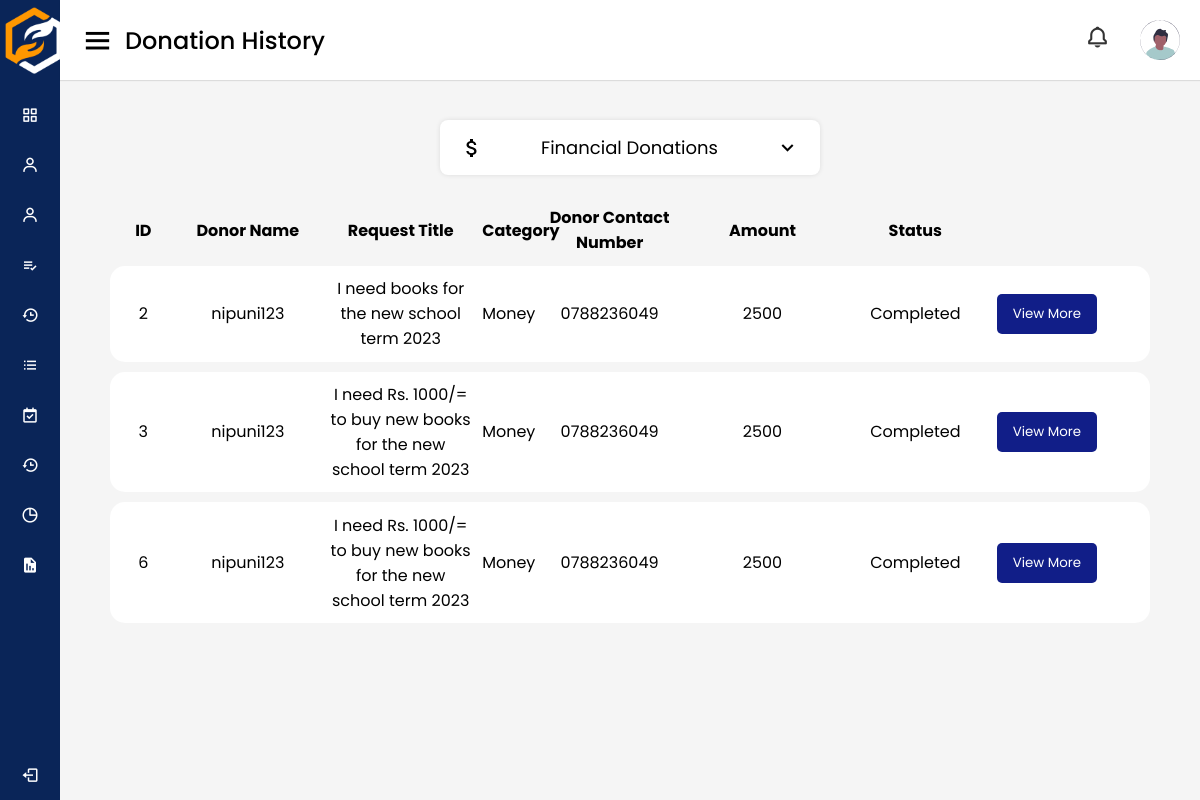
/admin/financialDonationHistory (signed in), run on the app's committed database.
### tables this page shows
CREATE TABLE `donation_history` (
  `id` int(11) NOT NULL,
  `time_stamp` date NOT NULL DEFAULT current_timestamp(),
  `date_of_completion` date NOT NULL,
  `status` int(1) NOT NULL,
  `category` int(11) NOT NULL,
  `quantity` int(11) NOT NULL,
  `amount` int(11) NOT NULL,
  `type` int(11) NOT NULL,
  `don_id` int(11) NOT NULL,
  `req_id` int(11) NOT NULL
);

CREATE TABLE `donation_req` (
  `id` int(11) NOT NULL,
  `request_title` varchar(255) NOT NULL,
  `name` varchar(255) NOT NULL,
  `NIC` varchar(255) NOT NULL,
  `description` varchar(255) NOT NULL,
  `contact` int(10) NOT NULL,
  `zipcode` varchar(255) NOT NULL,
  `cat_id` int(11) NOT NULL,
  `status` int(11) NOT NULL,
  `published_date` date NOT NULL,
  `due_date` date NOT NULL,
  `req_type` int(11) NOT NULL,
  `user_id` int(11) NOT NULL,
  `proof_document` varchar(255) NOT NULL,
  `thumbnail` varchar(255) NOT NULL,
  `rejection_note` varchar(255) NOT NULL,
  `rejected_date` date NOT NULL,
  `completed_date` date NOT NULL
);

CREATE TABLE `categories` (
  `id` int(11) NOT NULL,
  `category_name` varchar(255) NOT NULL
);

CREATE TABLE `reg_user` (
  `id` int(11) NOT NULL,
  `email` varchar(255) NOT NULL,
  `password` varchar(255) NOT NULL,
  `user_type` int(11) NOT NULL,
  `prof_img` varchar(255) NOT NULL,
  `tp_number` varchar(10) NOT NULL,
  `otp_code` int(11) NOT NULL,
  `otp_verify` int(11) NOT NULL,
  `verification_status` int(11) NOT NULL,
  `rejection_note` varchar(255) NOT NULL,
  `password_reset_hash` varchar(255) NOT NULL,
  `password_reset_expiry` int(11) NOT NULL,
  `backup` varchar(255) NOT NULL
);

### app/controllers/Admin.php (called while the page is built, shortened)
<?php
class Admin extends Controller
{
    private $adminModel;
    public function __construct()
    {
        $this->adminModel = $this->model('AdminModel');
    }
    public function financialDonationHistory()
    {
        $financialDonationHistory = $this->adminModel->financialDonationHistory();
        $data = [
            'title' => 'Donation History',
            'financialDonationHistory' => $financialDonationHistory
        ];
        $this->view('users/admin/donationHistory', $data);
    }
}

### app/libraries/Core.php (called while the page is built, shortened)
<?php
  class Core {
    protected $currentMethod = 'index';
    public function __construct(){
      $url = $this->getUrl();
      if(file_exists('../app/controllers/' . ucwords($url[0] ?? ''). '.php')){
        unset($url[0]);
      }
      $this->currentController = new $this->currentController;
      if(isset($url[1])){
        if(method_exists($this->currentController, $url[1])){
          $this->currentMethod = $url[1];
          unset($url[1]);
        }
      }
      $this->params = $url ? array_values($url) : [];
      call_user_func_array([$this->currentController, $this->currentMethod], $this->params);
    }
      public function getUrl(){
      if(isset($_GET['url'])){
        $url = rtrim($_GET['url'], '/');
        $url = filter_var($url, FILTER_SANITIZE_URL);
        $url = explode('/', $url);
        return $url;
      }
    }
  }

### public/index.php (called while the page is built, shortened)
<?php
    $init = new Core;

### app/libraries/Database.php (called while the page is built, shortened)
<?php
class Database
{
    private $host = DB_HOST;
    private $user = DB_USER;
    private $pass = DB_PASS;
    private $dbname = DB_NAME;
    private $dbh;
    private $stmt;
    public function __construct()
    {
        $dsn = 'mysql:host=' . $this->host . ';dbname=' . $this->dbname;
        $options = array(
            PDO::ATTR_PERSISTENT => true,
            PDO::ATTR_ERRMODE => PDO::ERRMODE_EXCEPTION
        );
        try {
            $this->dbh = new PDO($dsn, $this->user, $this->pass, $options);
        } catch (PDOException $e) {
            $this->error = $e->getMessage();
            echo $this->error;
        }
    }
    public function query($sql)
    {
        $this->stmt = $this->dbh->prepare($sql);
    }
    public function resultSet()
    {
        $this->execute();
        return $this->stmt->fetchAll(PDO::FETCH_OBJ);
    }
    public function execute()
    {
        return $this->stmt->execute();
    }
}

### app/models/AdminModel.php (called while the page is built, shortened)
<?php
class AdminModel
{
    private $db;
    public function __construct()
    {
        $this->db = new Database;
    }
    public function financialDonationHistory()
    {
        $this->db->query('SELECT dh.id, dr.request_title, r.tp_number, dh.date_of_completion, c.category_name AS category, dh.quantity, dh.amount, IF(r.user_type = 2, id.f_name, cd.comp_name) AS donor_name, dr.id as req_id, CASE WHEN dr.req_type = 0 THEN "Financial" WHEN dr.req_type = 1 THEN "Non-financial" END AS req_type, CASE WHEN dh.status = 0 THEN "Pending" WHEN dh.status = 1 THEN "Completed" WHEN dh.status = 2 THEN "Delivered" END AS status FROM donation_history AS dh JOIN reg_user AS r ON dh.don_id = r.id JOIN categories AS c ON dh.category = c.id JOIN donation_req AS dr ON dh.req_id = dr.id LEFT JOIN ind_don AS id ON r.id = id.user_id AND r.user_type = 2 LEFT JOIN corp_don AS cd ON r.id = cd.user_id AND r.user_type = 3 WHERE dh.type = 0');
        $results = $this->db->resultSet();
        return $results;
    }
}

### app/views/users/admin/donationHistory.php (the view, shortened to what this page needs)
<!DOCTYPE html>
<html lang="en" dir="ltr">
<head>
    <link rel="stylesheet" href="<?php echo URLROOT; ?>/css/style_dashboard.css"/>
    <link rel="stylesheet" href="<?php echo URLROOT; ?>/css/donation_history.css"/>
    <link href="https://unpkg.com/boxicons@2.0.7/css/boxicons.min.css" rel="stylesheet"/>
</head>
<body>
<?php require APPROOT . '/views/inc/side_navbar.php'; ?>
<section class="home-section">
    <nav>
        <div class="sidebar-button">
            <i class="bx bx-menu sidebarBtn"></i>
            <span class="dashboard">Donation History</span>
        </div>
        <div class="profile-details">
            <div class="notification">
                <i class="bx bx-bell bx-tada notification"></i>
            </div>
            <img src="<?php echo URLROOT; ?>/img/profile_pic.svg" alt=""/>
        </div>
    </nav>
    <main>
        <div class="select-menu">
            <div class="select-btn">
                    <span class="material-icons">
                        </span>
                <span class="option-text">Financial Donations</a></span>
                <i class="bx bx-chevron-down"></i>
            </div>
        </div>
        <div class="cards_heading head">
            <div>ID</div>
            <div>Donor Name</div>
            <div>Request Title</div>
            <div>Category</div>
            <div>Donor Contact Number</div>
            <div>Amount</div>
            <div>Status</div>
        </div>
        <?php foreach ($data['financialDonationHistory'] as $donation) : ?>
            <div class="cards_heading cards_color">
                <div><?php echo $donation->id; ?></div>
                <div><?php echo $donation->donor_name; ?></div>
                <div><?php echo $donation->request_title; ?></div>
                <div><?php echo $donation->category; ?></div>
                <div><?php echo $donation->tp_number; ?></div>
                <div><?php echo $donation->amount; ?></div>
                <div><?php echo $donation->status; ?></div>
                <div>
                    <div style="text-align: center;">
                        <a href="<?php echo URLROOT; ?>/adminPages/financialDonations/<?php echo $donation->id; ?>">
                            <button class="btnview">View More</button>
                        </a>
                    </div>
                </div>
            </div>
        <?php endforeach; ?>
    </main>
</section>
</body>
</html>

### public/css/style_dashboard.css (style rules this page uses)
* { margin: 0; padding: 0; box-sizing: border-box; font-family: 'Poppins', sans-serif; }
.home-section { position: relative; background: #f5f5f5; min-height: 100vh; width: calc(100% - 240px); left: 240px; transition: all 0.5s ease; }
.home-section nav { display: flex; justify-content: space-between; height: 80px; background: #fff; display: flex; align-items: center; position: fixed; width: calc(100% - 240px); left: 240px; z-index: 100; padding: 0 20px; box-shadow: 0 1px 1px rgba(0, 0, 0, 0.1); transition: all 0.5s ease; }
.home-section nav .sidebar-button { display: flex; align-items: center; font-size: 24px; font-weight: 500; }
nav .sidebar-button i { font-size: 35px; margin-right: 10px; }
.home-section nav .profile-details { display: flex; align-items: center; padding: 0 auto; }
.profile-details i { padding: 0px 30px; }
nav .profile-details img { height: 40px; width: 40px; border-radius: 6px; object-fit: cover; }
nav .profile-details i { font-size: 25px; color: #333; }
.bx-bell { padding: 10px 10px; }
a { text-decoration: none; }
@media (max-width: 1240px) { .home-section { width: calc(100% - 60px); left: 60px; } }
@media (max-width: 1240px) { .home-section nav { width: calc(100% - 60px); left: 60px; } }

### public/css/donation_history.css (style rules this page uses)
:root { --color-white: #fff; --color-info-dark: #7d8da1; --color-info-light: #dce1eb; --color-dark: #363949; --color-light: rgba(132, 139, 200, 0.18); --color-primary-varient: #111e88; --color-background: #f6f6f9; --card-border-radius: 2rem; --border-radius-1: 0.4rem; --border-radius-2: 0.8rem; --border-radius-3: 1.2rem; --card-padding: 1.8rem; --padding-1: 1.2rem; --box-shadow: 0 2rem 3rem var(--color-light) }
* { margin: 0; padding: 0; box-sizing: border-box; font-family: 'Poppins', sans-serif; }
main { padding-top: 120px; padding-left: 50px; padding-right: 50px; }
.cards_heading { grid-template-columns: 4.5% 14% 14% 4.5% 14% 14% 14% 14%; grid-column-gap: 1%; color: var(--black); max-width: 100%; margin: auto; padding: 1%; font-size: 1rem; border-radius: 15px; font-weight: bold; margin-right: 0px; margin-left: 0px; text-align: center; display: grid; align-items: center; }
.head { font-size: 1rem; }
.cards_color { background: #ffffff; font-weight: normal; color: black; margin-bottom: 10px; margin-right: 0; font-size: 1rem; }
.select-menu { width: 380px; margin-top: 5px; margin: auto; margin-bottom: 20px; position: relative; }
.btnview { display: flex; align-items: center; justify-content: center; height: 40px; margin-right: 0px; max-width: 100px; width: 100%; border: none; outline: none; color: #fff; border-radius: 5px; background-color: #111e88; transition: all 0.3s linear; cursor: pointer; }
.select-menu .select-btn { display: flex; height: 55px; background: #fff; padding: 20px; font-size: 18px; font-weight: 400; border-radius: 8px; align-items: center; cursor: pointer; justify-content: space-between; box-shadow: 0 0 5px rgba(0, 0, 0, 0.1); }
.select-btn i { font-size: 25px; transition: 0.3s; }
.home-section { position: relative; background: #f5f5f5; min-height: 100vh; width: calc(100% - 240px); left: 240px; transition: all 0.5s ease; }
.home-section nav { display: flex; justify-content: space-between; height: 80px; background: #fff; display: flex; align-items: center; position: fixed; width: calc(100% - 240px); left: 240px; z-index: 100; padding: 0 20px; box-shadow: 0 1px 1px rgba(0, 0, 0, 0.1); transition: all 0.5s ease; }
.home-section nav .sidebar-button { display: flex; align-items: center; font-size: 24px; font-weight: 500; }
nav .sidebar-button i { font-size: 35px; margin-right: 10px; }
.home-section nav .profile-details { display: flex; align-items: center; padding: 0 auto; }
.profile-details i { padding: 0px 30px; }
nav .profile-details img { height: 40px; width: 40px; border-radius: 6px; object-fit: cover; }
nav .profile-details i { font-size: 25px; color: #333; }
.bx-bell { padding: 10px 10px; }
@media (max-width: 1240px) { .home-section { width: calc(100% - 60px); left: 60px; } }
@media (max-width: 1240px) { .home-section nav { width: calc(100% - 60px); left: 60px; } }

### data on the page
donation_history: id "2", donor_name "nipuni123", donation_req.request_title "I need books for the new school term 2023", category.category_name "Money", reg_user.tp_number "0788236049", amount "2500", status "Completed"
donation_history: id "3", donor_name "nipuni123", donation_req.request_title "I need Rs. 1000/= to buy new books for the new school term 2023", category.category_name "Money", reg_user.tp_number "0788236049", amount "2500", status "Completed"
donation_history: id "6", donor_name "nipuni123", donation_req.request_title "I need Rs. 1000/= to buy new books for the new school term 2023", category.category_name "Money", reg_user.tp_number "0788236049", amount "2500", status "Completed"
